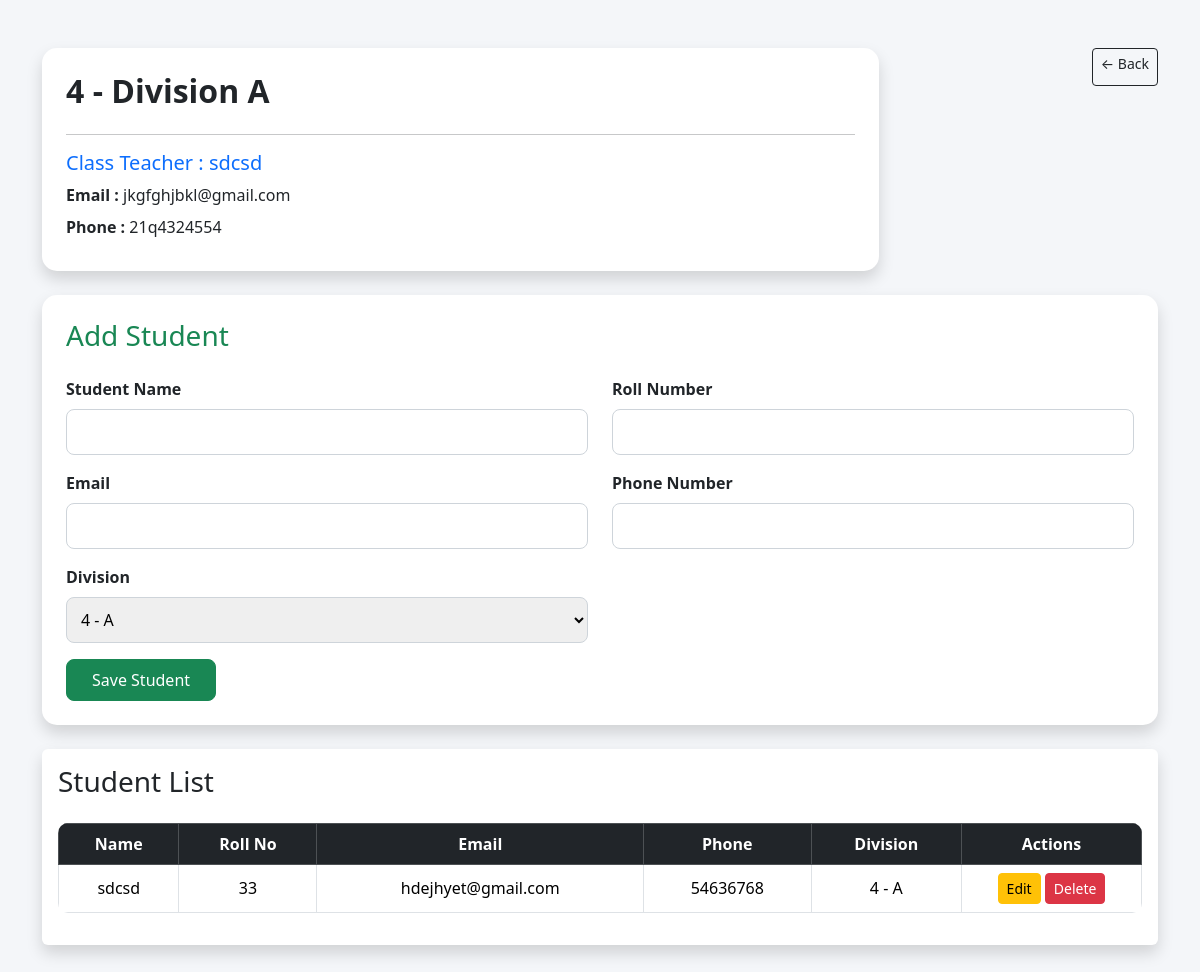
/class/3/, run on the app's committed database.
### schoolapp/models.py (models this page shows, shortened)
class Division(models.Model):
    classroom = models.ForeignKey(
        ClassRoom,
        on_delete=models.CASCADE
    )
    division_name = models.CharField(max_length=20)
    class_teacher = models.ForeignKey(
        Teacher,
        on_delete=models.SET_NULL,
        null=True,
        blank=True
    )
    class Meta:
        unique_together = (
            'classroom',
            'division_name'
        )
    def __str__(self):
        return f"{self.classroom.class_name} - {self.division_name}"

class ClassRoom(models.Model):
    class_name = models.CharField(
        max_length=50,
        unique=True,
        validators=[
           MinLengthValidator(
                3,
                message='Class must contain exactly 3 digits.'
            )
        ]
    )

class Teacher(models.Model):
    name = models.CharField(
        max_length=100,
        validators=[
            MinLengthValidator(
                4,
                message='Teacher name must contain at least 4 letters.'
            )
        ]
    )
    email = models.EmailField()
    phone_no = models.CharField(max_length=15)

class Student(models.Model):
    name = models.CharField(
        max_length=100,
        validators=[
            MinLengthValidator(
                4,
                message='Student name must contain at least 4 letters.'
            )
        ]
    )
    roll_no = models.IntegerField()
    phone_no = models.CharField(
        max_length=15,
        validators=[
                MinLengthValidator(
                10,
                message='Phone must contain at least 10 digits.'
            )
        ]
    )
    email = models.EmailField()
    division = models.ForeignKey(
        Division,
        on_delete=models.CASCADE
    )

### schoolapp/views.py (the view, shortened to what this page needs)
def class_page(request, division_id):
    division = get_object_or_404(
        Division,
        id=division_id
    )
    students = Student.objects.filter(
        division=division
    )
    form = StudentForm(initial={
        'division': division
    })
    context = {
        'division': division,
        'students': students,
        'form': form,
    }
    return render(
        request,
        'class_page.html',
        context
    )

### schoolapp/forms.py
class StudentForm(forms.ModelForm):
    class Meta:
        model = Student
        fields = [
            'name',
            'roll_no',
            'phone_no',
            'email',
            'division'
        ]

### schoolapp/templates/class_page.html (shortened to what this page needs)
<!DOCTYPE html>
<html>
<head>
    <link
        href="https://cdn.jsdelivr.net/npm/bootstrap@5.3.3/dist/css/bootstrap.min.css"
        rel="stylesheet"
    >
</head>
<body>
<div class="container py-5">
    <div class="d-flex justify-content-between align-items-start mb-4">
        <div class="card shadow p-4 top-card w-75">
            <h2 class="page-title text-dark">
                {{ division.classroom.class_name }}
                -
                Division {{ division.division_name }}
            </h2>
            <hr>
            <div class="teacher-info">
                <h5 class="text-primary">
                    Class Teacher :
                    {{ division.class_teacher.name }}
                </h5>
                <p>
                    <strong>Email :</strong>
                    {{ division.class_teacher.email }}
                </p>
                <p>
                    <strong>Phone :</strong>
                    {{ division.class_teacher.phone_no }}
                </p>
            </div>
        </div>
        <a
            href="/admin-page/"
            class="btn btn-outline-dark btn-sm back-btn"
        >
            ← Back
        </a>
    </div>
    <div class="card shadow p-4 student-card mb-4">
        <h3 class="mb-4 text-success">
            Add Student
        </h3>
        <form method="POST">
            <div class="row">
                <div class="col-md-6 mb-3">
                    <label class="form-label">
                        Student Name
                    </label>
                    {{ form.name }}
                </div>
                <div class="col-md-6 mb-3">
                    <label class="form-label">
                        Roll Number
                    </label>
                    {{ form.roll_no }}
                </div>
                <div class="col-md-6 mb-3">
                    <label class="form-label">
                        Email
                    </label>
                    {{ form.email }}
                </div>
                <div class="col-md-6 mb-3">
                    <label class="form-label">
                        Phone Number
                    </label>
                    {{ form.phone_no }}
                </div>
                <div class="col-md-6 mb-3">
                    <label class="form-label">
                        Division
                    </label>
                    {{ form.division }}
                </div>
            </div>
            <button class="btn btn-success save-btn">
                Save Student
            </button>
        </form>
    </div>
    <div class="card shadow border-0">
        <div class="card-body">
            <h3 class="mb-4">
                Student List
            </h3>
            <div class="table-responsive">
                <table class="table table-bordered table-hover align-middle">
                    <thead class="table-dark">
                        <tr>
                            <th>Name</th>
                            <th>Roll No</th>
                            <th>Email</th>
                            <th>Phone</th>
                            <th>Division</th>
                            <th width="180">
                                Actions
                            </th>
                        </tr>
                    </thead>
                    <tbody>
                        {% for student in students %}
                        <tr>
                            <td>
                                {{ student.name }}
                            </td>
                            <td>
                                {{ student.roll_no }}
                            </td>
                            <td>
                                {{ student.email }}
                            </td>
                            <td>
                                {{ student.phone_no }}
                            </td>
                            <td>
                                {{ student.division }}
                            </td>
                            <td>
                                <a
                                    href="{% url 'edit_student' student.id %}"
                                    class="btn btn-warning btn-sm"
                                >
                                    Edit
                                </a>
                                <a
                                    href="{% url 'delete_student' student.id %}"
                                    class="btn btn-danger btn-sm"
                                    onclick="return confirm('Delete this student?')"
                                >
                                    Delete
                                </a>
                            </td>
                        </tr>
                        {% empty %}
                        <tr>
                            <td colspan="6" class="text-center text-muted">
                                No students added yet
                            </td>
                        </tr>
                        {% endfor %}
                    </tbody>
                </table>
            </div>
        </div>
    </div>
</div>
</body>
</html>

### schoolapp/templates/class_page.html (style rules this page uses)
body { background:#f4f6f9; }
.top-card { border:none; border-radius:15px; }
.student-card { border:none; border-radius:15px; }
.table { background:white; border-radius:10px; overflow:hidden; }
.table th { text-align:center; vertical-align:middle; }
.table td { text-align:center; vertical-align:middle; }
input, select { width:100%; padding:10px; border:1px solid #ced4da; border-radius:8px; }
label { font-weight:600; margin-bottom:6px; }
.teacher-info p { margin-bottom:8px; }
.page-title { font-weight:700; }
.save-btn { border-radius:8px; padding:8px 25px; }
.back-btn { height:38px; }

### data on the page
Division: classroom.class_name "4", division_name "A", class_teacher.name "sdcsd", class_teacher.email "jkgfghjbkl@gmail.com", class_teacher.phone_no "21q4324554"
Student: name "sdcsd", roll_no "33", email "hdejhyet@gmail.com", phone_no "54636768", division "4 - A"
